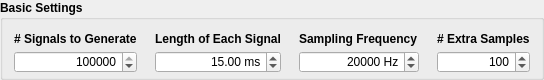
           <widget class="QGroupBox" name="setBaseBox">
            <property name="minimumSize">
             <size>
              <width>530</width>
              <height>80</height>
             </size>
            </property>
            <property name="maximumSize">
             <size>
              <width>16777215</width>
              <height>80</height>
             </size>
            </property>
            <property name="font">
             <font>
              <bold>true</bold>
             </font>
            </property>
            <property name="title">
             <string>Basic Settings</string>
            </property>
            <layout class="QHBoxLayout" name="setBaseBoxLayout">
             <property name="spacing">
              <number>18</number>
             </property>
             <item>
              <layout class="QVBoxLayout" name="sampCntLayout">
               <property name="spacing">
                <number>4</number>
               </property>
               <item>
                <widget class="QLabel" name="sampCntLabel">
                 <property name="minimumSize">
                  <size>
                   <width>120</width>
                   <height>16</height>
                  </size>
                 </property>
                 <property name="maximumSize">
                  <size>
                   <width>16777215</width>
                   <height>16</height>
                  </size>
                 </property>
                 <property name="font">
                  <font>
                   <bold>true</bold>
                  </font>
                 </property>
                 <property name="text">
                  <string># Signals to Generate</string>
                 </property>
                </widget>
               </item>
               <item>
                <widget class="QSpinBox" name="sampCnt">
                 <property name="minimumSize">
                  <size>
                   <width>120</width>
                   <height>22</height>
                  </size>
                 </property>
                 <property name="maximumSize">
                  <size>
                   <width>16777215</width>
                   <height>22</height>
                  </size>
                 </property>
                 <property name="font">
                  <font>
                   <bold>false</bold>
                  </font>
                 </property>
                 <property name="alignment">
                  <set>Qt::AlignmentFlag::AlignRight|Qt::AlignmentFlag::AlignTrailing|Qt::AlignmentFlag::AlignVCenter</set>
                 </property>
                 <property name="maximum">
                  <number>16777215</number>
                 </property>
                 <property name="value">
                  <number>100000</number>
                 </property>
                </widget>
               </item>
              </layout>
             </item>
             <item>
              <layout class="QVBoxLayout" name="sampLenLayout">
               <property name="spacing">
                <number>4</number>
               </property>
               <item>
                <widget class="QLabel" name="sampLenLabel">
                 <property name="minimumSize">
                  <size>
                   <width>120</width>
                   <height>16</height>
                  </size>
                 </property>
                 <property name="maximumSize">
                  <size>
                   <width>16777215</width>
                   <height>16</height>
                  </size>
                 </property>
                 <property name="font">
                  <font>
                   <bold>true</bold>
                  </font>
                 </property>
                 <property name="text">
                  <string>Length of Each Signal</string>
                 </property>
                </widget>
               </item>
               <item>
                <widget class="QDoubleSpinBox" name="sampLen">
                 <property name="minimumSize">
                  <size>
                   <width>120</width>
                   <height>22</height>
                  </size>
                 </property>
                 <property name="maximumSize">
                  <size>
                   <width>16777215</width>
                   <height>22</height>
                  </size>
                 </property>
                 <property name="font">
                  <font>
                   <bold>false</bold>
                  </font>
                 </property>
                 <property name="alignment">
                  <set>Qt::AlignmentFlag::AlignRight|Qt::AlignmentFlag::AlignTrailing|Qt::AlignmentFlag::AlignVCenter</set>
                 </property>
                 <property name="suffix">
                  <string> ms</string>
                 </property>
                 <property name="minimum">
                  <double>1.000000000000000</double>
                 </property>
                 <property name="maximum">
                  <double>1000.000000000000000</double>
                 </property>
                 <property name="value">
                  <double>15.000000000000000</double>
                 </property>
                </widget>
               </item>
              </layout>
             </item>
             <item>
              <layout class="QVBoxLayout" name="sampFreqLayout">
               <property name="spacing">
                <number>4</number>
               </property>
               <item>
                <widget class="QLabel" name="sampFreqLabel">
                 <property name="minimumSize">
                  <size>
                   <width>120</width>
                   <height>16</height>
                  </size>
                 </property>
                 <property name="maximumSize">
                  <size>
                   <width>16777215</width>
                   <height>16</height>
                  </size>
                 </property>
                 <property name="font">
                  <font>
                   <bold>true</bold>
                  </font>
                 </property>
                 <property name="text">
                  <string>Sampling Frequency</string>
                 </property>
                </widget>
               </item>
               <item>
                <widget class="QSpinBox" name="sampFreq">
                 <property name="minimumSize">
                  <size>
                   <width>120</width>
                   <height>22</height>
                  </size>
                 </property>
                 <property name="maximumSize">
                  <size>
                   <width>16777215</width>
                   <height>22</height>
                  </size>
                 </property>
                 <property name="font">
                  <font>
                   <bold>false</bold>
                  </font>
                 </property>
                 <property name="alignment">
                  <set>Qt::AlignmentFlag::AlignRight|Qt::AlignmentFlag::AlignTrailing|Qt::AlignmentFlag::AlignVCenter</set>
                 </property>
                 <property name="suffix">
                  <string> Hz</string>
                 </property>
                 <property name="maximum">
                  <number>100000</number>
                 </property>
                 <property name="value">
                  <number>20000</number>
                 </property>
                </widget>
               </item>
              </layout>
             </item>
             <item>
              <layout class="QVBoxLayout" name="exEgLayout">
               <property name="spacing">
                <number>4</number>
               </property>
               <item>
                <widget class="QLabel" name="exEgLabel">
                 <property name="minimumSize">
                  <size>
                   <width>90</width>
                   <height>16</height>
                  </size>
                 </property>
                 <property name="maximumSize">
                  <size>
                   <width>16777215</width>
                   <height>16</height>
                  </size>
                 </property>
                 <property name="font">
                  <font>
                   <bold>true</bold>
                  </font>
                 </property>
                 <property name="text">
                  <string># Extra Samples</string>
                 </property>
                </widget>
               </item>
               <item>
                <widget class="QSpinBox" name="exEg">
                 <property name="minimumSize">
                  <size>
                   <width>90</width>
                   <height>22</height>
                  </size>
                 </property>
                 <property name="maximumSize">
                  <size>
                   <width>16777215</width>
                   <height>22</height>
                  </size>
                 </property>
                 <property name="font">
                  <font>
                   <bold>false</bold>
                  </font>
                 </property>
                 <property name="toolTip">
                  <string>Extra samples for complete validation coverage</string>
                 </property>
                 <property name="alignment">
                  <set>Qt::AlignmentFlag::AlignRight|Qt::AlignmentFlag::AlignTrailing|Qt::AlignmentFlag::AlignVCenter</set>
                 </property>
                 <property name="maximum">
                  <number>16777215</number>
                 </property>
                 <property name="value">
                  <number>100</number>
                 </property>
                </widget>
               </item>
              </layout>
             </item>
            </layout>
           </widget>
